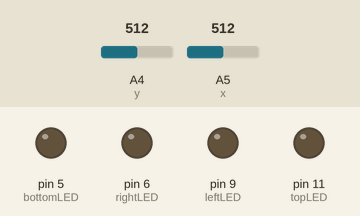
This sketch was run on a simulated Arduino Uno, built with avr-gcc and run on an emulated ATmega328P. On the bench: output pins drawn as LEDs (lit = HIGH). The inputs (shaded band) are chosen by the test bench; at power-on: A4 (y) = 512, A5 (x) = 512.

Above: at 1.2 s.
1.3 s: A4 (y) set to 104
2.8 s: A4 (y) set to 93
At 3.7 s:
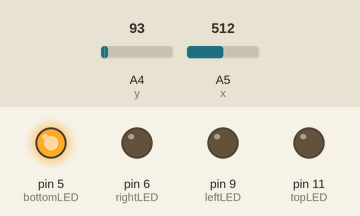
4.3 s: A4 (y) set to 983
5.8 s: A4 (y) set to 1007
At 7.0 s:
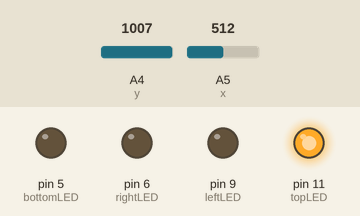
7.3 s: A4 (y) set to 90
At 8.5 s:
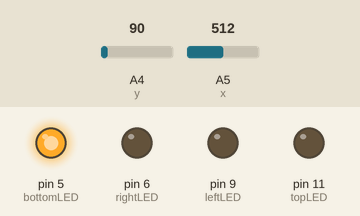
8.9 s: A4 (y) set to 1010
At 9.7 s:
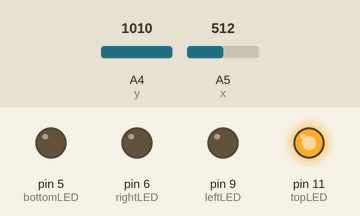
Timing chart, 0 to 11.5 s (numbered marks = the images above; inputs shaded):
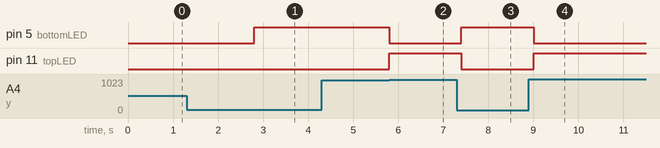

Measured:
- the behaviour switches between 100 and 99 on A4 (y) (found by bisection; images 0 and 1)
- the behaviour switches between 1000 and 1001 on A4 (y) (found by bisection; images 1 and 2)
- after the input at 1.3 s, every drawn part: stays the same
- after the input at 2.8 s, pin 5 (bottomLED): LOW → HIGH at once
- after the input at 4.3 s, every drawn part: stays the same
- after the input at 5.8 s, pin 5 (bottomLED): HIGH → LOW at once; pin 11 (topLED): LOW → HIGH at once
- after the input at 7.3 s, pin 5 (bottomLED): LOW → HIGH after 0.10 s; pin 11 (topLED): HIGH → LOW after 0.10 s
- after the input at 8.9 s, pin 5 (bottomLED): HIGH → LOW after 0.10 s; pin 11 (topLED): LOW → HIGH after 0.10 s

The sketch:

joystickLED.ino
```cpp
//led

//bottom
const int bottomLED = 5;
//right
const int rightLED = 6;
//left
const int leftLED = 9;
//top
const int topLED = 11;

//x
const int x = 5;

//y
const int y = 4;

//key

void setup() {
  // put your setup code here, to run once:
  pinMode(topLED, OUTPUT);
  pinMode(rightLED, OUTPUT);
  pinMode(leftLED, OUTPUT);
  pinMode(bottomLED, OUTPUT);

}

void loop() {
  // put your main code here, to run repeatedly:

  //turn on top led
  if(analogRead(y) > 1000){
      digitalWrite(topLED, HIGH);
      digitalWrite(rightLED, LOW);
      digitalWrite(leftLED, LOW);
      digitalWrite(bottomLED, LOW);
      delay(200);

    }

else if(analogRead(y) <100 ){
      digitalWrite(topLED, LOW);
      digitalWrite(rightLED, LOW);
      digitalWrite(leftLED, LOW);
      digitalWrite(bottomLED, HIGH);
      delay(200);
}

  //turn on right led
  else if(analogRead(x) > 1000 ){
      digitalWrite(topLED, LOW);
      digitalWrite(rightLED, LOW);
      digitalWrite(leftLED, HIGH);
      digitalWrite(bottomLED, LOW);
      delay(200);
}


  //turn on left led
  else if(analogRead(x) <100){
      digitalWrite(topLED, LOW);
      digitalWrite(rightLED, HIGH);
      digitalWrite(leftLED, LOW);
      digitalWrite(bottomLED, LOW);
      delay(200);
}


}
```
